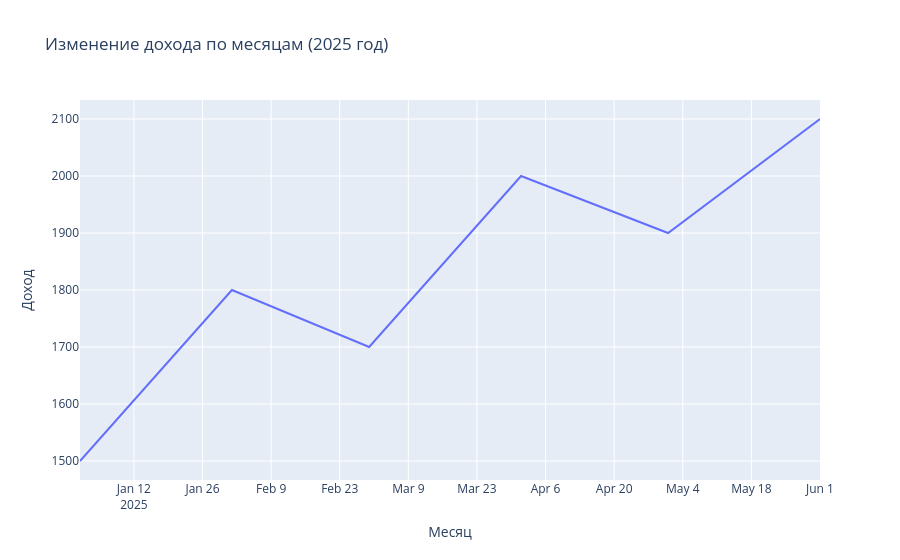

Notebook code cell kept with this figure:
### Code cell
# Пример данных (замените на запрос к вашей базе данных):
# SQL запрос: SELECT DATE_TRUNC('month', invoice_date) AS month, SUM(total) AS monthly_income 
# FROM invoice WHERE EXTRACT(YEAR FROM invoice_date) = 2025 
# GROUP BY month ORDER BY month;

data = {
    "month": ["2025-01", "2025-02", "2025-03", "2025-04", "2025-05", "2025-06"],
    "monthly_income": [1500, 1800, 1700, 2000, 1900, 2100]
}
df = pd.DataFrame(data)

# Построение линейчатой диаграммы
fig = px.line(
    df, 
    x="month", 
    y="monthly_income", 
    title="Изменение дохода по месяцам (2025 год)", 
    labels={"month": "Месяц", "monthly_income": "Доход"}
)
fig.show()

### Figure 1 — Plotly figure (JSON) as saved in the notebook; plotly's stock layout.template omitted (floating-point values rounded to 4 significant figures)
{"data": [{"hovertemplate": "Месяц=%{x}<br>Доход=%{y}<extra></extra>", "legendgroup": "", "line": {"color": "#636efa", "dash": "solid"}, "marker": {"symbol": "circle"}, "mode": "lines", "name": "", "orientation": "v", "showlegend": false, "type": "scatter", "x": ["2025-01", "2025-02", "2025-03", "2025-04", "2025-05", "2025-06"], "xaxis": "x", "y": [1500, 1800, 1700, 2000, 1900, 2100], "yaxis": "y"}], "layout": {"legend": {"tracegroupgap": 0}, "title": {"text": "Изменение дохода по месяцам (2025 год)"}, "xaxis": {"anchor": "y", "domain": [0, 1], "title": {"text": "Месяц"}}, "yaxis": {"anchor": "x", "domain": [0, 1], "title": {"text": "Доход"}}}}
